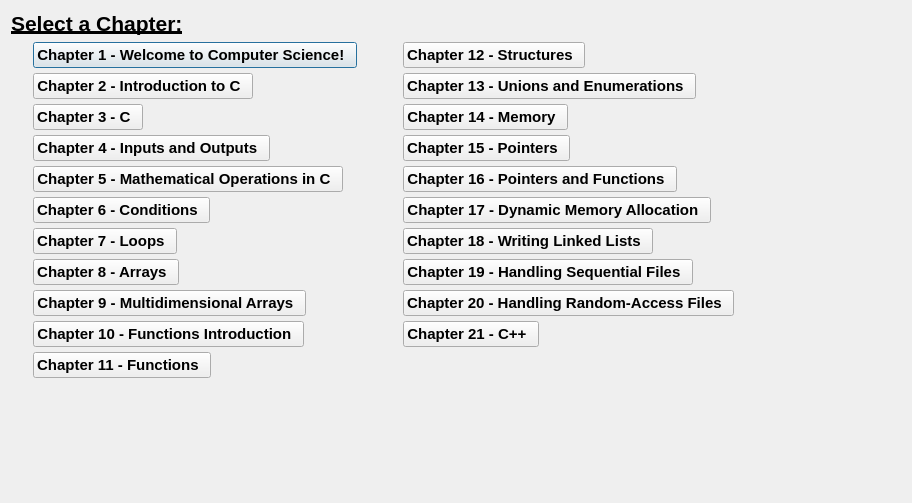
<?xml version="1.0" encoding="UTF-8"?>
<ui version="4.0">
 <class>ChapterMenu</class>
 <widget class="QDialog" name="ChapterMenu">
  <property name="geometry">
   <rect>
    <x>0</x>
    <y>0</y>
    <width>912</width>
    <height>503</height>
   </rect>
  </property>
  <property name="sizePolicy">
   <sizepolicy hsizetype="Preferred" vsizetype="Preferred">
    <horstretch>0</horstretch>
    <verstretch>0</verstretch>
   </sizepolicy>
  </property>
  <property name="windowTitle">
   <string>Dialog</string>
  </property>
  <layout class="QFormLayout" name="formLayout">
   <item row="3" column="0">
    <layout class="QVBoxLayout" name="verticalLayout_2">
     <property name="spacing">
      <number>5</number>
     </property>
     <property name="sizeConstraint">
      <enum>QLayout::SizeConstraint::SetMinimumSize</enum>
     </property>
     <property name="leftMargin">
      <number>22</number>
     </property>
     <property name="bottomMargin">
      <number>10</number>
     </property>
     <item>
      <widget class="QPushButton" name="ChapterBtn_1">
       <property name="enabled">
        <bool>true</bool>
       </property>
       <property name="sizePolicy">
        <sizepolicy hsizetype="Fixed" vsizetype="Fixed">
         <horstretch>0</horstretch>
         <verstretch>0</verstretch>
        </sizepolicy>
       </property>
       <property name="font">
        <font>
         <pointsize>11</pointsize>
         <bold>true</bold>
        </font>
       </property>
       <property name="contextMenuPolicy">
        <enum>Qt::ContextMenuPolicy::DefaultContextMenu</enum>
       </property>
       <property name="layoutDirection">
        <enum>Qt::LayoutDirection::LeftToRight</enum>
       </property>
       <property name="text">
        <string>Chapter 1 - Welcome to Computer Science!  </string>
       </property>
      </widget>
     </item>
     <item>
      <widget class="QPushButton" name="ChapterBtn_2">
       <property name="enabled">
        <bool>true</bool>
       </property>
       <property name="sizePolicy">
        <sizepolicy hsizetype="Fixed" vsizetype="Fixed">
         <horstretch>0</horstretch>
         <verstretch>0</verstretch>
        </sizepolicy>
       </property>
       <property name="font">
        <font>
         <pointsize>11</pointsize>
         <bold>true</bold>
        </font>
       </property>
       <property name="contextMenuPolicy">
        <enum>Qt::ContextMenuPolicy::DefaultContextMenu</enum>
       </property>
       <property name="layoutDirection">
        <enum>Qt::LayoutDirection::LeftToRight</enum>
       </property>
       <property name="text">
        <string>Chapter 2 - Introduction to C  </string>
       </property>
      </widget>
     </item>
     <item>
      <widget class="QPushButton" name="ChapterBtn_3">
       <property name="enabled">
        <bool>true</bool>
       </property>
       <property name="sizePolicy">
        <sizepolicy hsizetype="Fixed" vsizetype="Fixed">
         <horstretch>0</horstretch>
         <verstretch>0</verstretch>
        </sizepolicy>
       </property>
       <property name="font">
        <font>
         <pointsize>11</pointsize>
         <bold>true</bold>
        </font>
       </property>
       <property name="contextMenuPolicy">
        <enum>Qt::ContextMenuPolicy::DefaultContextMenu</enum>
       </property>
       <property name="layoutDirection">
        <enum>Qt::LayoutDirection::LeftToRight</enum>
       </property>
       <property name="text">
        <string>Chapter 3 - C  </string>
       </property>
      </widget>
     </item>
     <item>
      <widget class="QPushButton" name="ChapterBtn_4">
       <property name="enabled">
        <bool>true</bool>
       </property>
       <property name="sizePolicy">
        <sizepolicy hsizetype="Fixed" vsizetype="Fixed">
         <horstretch>0</horstretch>
         <verstretch>0</verstretch>
        </sizepolicy>
       </property>
       <property name="font">
        <font>
         <pointsize>11</pointsize>
         <bold>true</bold>
        </font>
       </property>
       <property name="contextMenuPolicy">
        <enum>Qt::ContextMenuPolicy::DefaultContextMenu</enum>
       </property>
       <property name="layoutDirection">
        <enum>Qt::LayoutDirection::LeftToRight</enum>
       </property>
       <property name="text">
        <string>Chapter 4 - Inputs and Outputs  </string>
       </property>
      </widget>
     </item>
     <item>
      <widget class="QPushButton" name="ChapterBtn_5">
       <property name="enabled">
        <bool>true</bool>
       </property>
       <property name="sizePolicy">
        <sizepolicy hsizetype="Fixed" vsizetype="Fixed">
         <horstretch>0</horstretch>
         <verstretch>0</verstretch>
        </sizepolicy>
       </property>
       <property name="font">
        <font>
         <pointsize>11</pointsize>
         <bold>true</bold>
        </font>
       </property>
       <property name="contextMenuPolicy">
        <enum>Qt::ContextMenuPolicy::DefaultContextMenu</enum>
       </property>
       <property name="layoutDirection">
        <enum>Qt::LayoutDirection::LeftToRight</enum>
       </property>
       <property name="text">
        <string>Chapter 5 - Mathematical Operations in C  </string>
       </property>
      </widget>
     </item>
     <item>
      <widget class="QPushButton" name="ChapterBtn_6">
       <property name="enabled">
        <bool>true</bool>
       </property>
       <property name="sizePolicy">
        <sizepolicy hsizetype="Fixed" vsizetype="Fixed">
         <horstretch>0</horstretch>
         <verstretch>0</verstretch>
        </sizepolicy>
       </property>
       <property name="font">
        <font>
         <pointsize>11</pointsize>
         <bold>true</bold>
        </font>
       </property>
       <property name="contextMenuPolicy">
        <enum>Qt::ContextMenuPolicy::DefaultContextMenu</enum>
       </property>
       <property name="layoutDirection">
        <enum>Qt::LayoutDirection::LeftToRight</enum>
       </property>
       <property name="text">
        <string>Chapter 6 - Conditions  </string>
       </property>
      </widget>
     </item>
     <item>
      <widget class="QPushButton" name="ChapterBtn_7">
       <property name="enabled">
        <bool>true</bool>
       </property>
       <property name="sizePolicy">
        <sizepolicy hsizetype="Fixed" vsizetype="Fixed">
         <horstretch>0</horstretch>
         <verstretch>0</verstretch>
        </sizepolicy>
       </property>
       <property name="font">
        <font>
         <pointsize>11</pointsize>
         <bold>true</bold>
        </font>
       </property>
       <property name="contextMenuPolicy">
        <enum>Qt::ContextMenuPolicy::DefaultContextMenu</enum>
       </property>
       <property name="layoutDirection">
        <enum>Qt::LayoutDirection::LeftToRight</enum>
       </property>
       <property name="text">
        <string>Chapter 7 - Loops  </string>
       </property>
      </widget>
     </item>
     <item>
      <widget class="QPushButton" name="ChapterBtn_8">
       <property name="enabled">
        <bool>true</bool>
       </property>
       <property name="sizePolicy">
        <sizepolicy hsizetype="Fixed" vsizetype="Fixed">
         <horstretch>0</horstretch>
         <verstretch>0</verstretch>
        </sizepolicy>
       </property>
       <property name="font">
        <font>
         <pointsize>11</pointsize>
         <bold>true</bold>
        </font>
       </property>
       <property name="contextMenuPolicy">
        <enum>Qt::ContextMenuPolicy::DefaultContextMenu</enum>
       </property>
       <property name="layoutDirection">
        <enum>Qt::LayoutDirection::LeftToRight</enum>
       </property>
       <property name="text">
        <string>Chapter 8 - Arrays  </string>
       </property>
      </widget>
     </item>
     <item>
      <widget class="QPushButton" name="ChapterBtn_9">
       <property name="enabled">
        <bool>true</bool>
       </property>
       <property name="sizePolicy">
        <sizepolicy hsizetype="Fixed" vsizetype="Fixed">
         <horstretch>0</horstretch>
         <verstretch>0</verstretch>
        </sizepolicy>
       </property>
       <property name="font">
        <font>
         <pointsize>11</pointsize>
         <bold>true</bold>
        </font>
       </property>
       <property name="contextMenuPolicy">
        <enum>Qt::ContextMenuPolicy::DefaultContextMenu</enum>
       </property>
       <property name="layoutDirection">
        <enum>Qt::LayoutDirection::LeftToRight</enum>
       </property>
       <property name="text">
        <string>Chapter 9 - Multidimensional Arrays  </string>
       </property>
      </widget>
     </item>
     <item>
      <widget class="QPushButton" name="ChapterBtn_10">
       <property name="enabled">
        <bool>true</bool>
       </property>
       <property name="sizePolicy">
        <sizepolicy hsizetype="Fixed" vsizetype="Fixed">
         <horstretch>0</horstretch>
         <verstretch>0</verstretch>
        </sizepolicy>
       </property>
       <property name="font">
        <font>
         <pointsize>11</pointsize>
         <bold>true</bold>
        </font>
       </property>
       <property name="contextMenuPolicy">
        <enum>Qt::ContextMenuPolicy::DefaultContextMenu</enum>
       </property>
       <property name="layoutDirection">
        <enum>Qt::LayoutDirection::LeftToRight</enum>
       </property>
       <property name="text">
        <string>Chapter 10 - Functions Introduction  </string>
       </property>
      </widget>
     </item>
     <item>
      <widget class="QPushButton" name="ChapterBtn_11">
       <property name="enabled">
        <bool>true</bool>
       </property>
       <property name="sizePolicy">
        <sizepolicy hsizetype="Fixed" vsizetype="Fixed">
         <horstretch>0</horstretch>
         <verstretch>0</verstretch>
        </sizepolicy>
       </property>
       <property name="font">
        <font>
         <pointsize>11</pointsize>
         <bold>true</bold>
        </font>
       </property>
       <property name="contextMenuPolicy">
        <enum>Qt::ContextMenuPolicy::DefaultContextMenu</enum>
       </property>
       <property name="layoutDirection">
        <enum>Qt::LayoutDirection::LeftToRight</enum>
       </property>
       <property name="text">
        <string>Chapter 11 - Functions  </string>
       </property>
      </widget>
     </item>
    </layout>
   </item>
   <item row="3" column="1">
    <layout class="QVBoxLayout" name="verticalLayout">
     <property name="spacing">
      <number>5</number>
     </property>
     <property name="leftMargin">
      <number>40</number>
     </property>
     <property name="bottomMargin">
      <number>9</number>
     </property>
     <item>
      <widget class="QPushButton" name="ChapterBtn_12">
       <property name="enabled">
        <bool>true</bool>
       </property>
       <property name="sizePolicy">
        <sizepolicy hsizetype="Fixed" vsizetype="Fixed">
         <horstretch>0</horstretch>
         <verstretch>2</verstretch>
        </sizepolicy>
       </property>
       <property name="font">
        <font>
         <pointsize>11</pointsize>
         <bold>true</bold>
        </font>
       </property>
       <property name="contextMenuPolicy">
        <enum>Qt::ContextMenuPolicy::DefaultContextMenu</enum>
       </property>
       <property name="layoutDirection">
        <enum>Qt::LayoutDirection::LeftToRight</enum>
       </property>
       <property name="text">
        <string>Chapter 12 - Structures  </string>
       </property>
      </widget>
     </item>
     <item>
      <widget class="QPushButton" name="ChapterBtn_13">
       <property name="enabled">
        <bool>true</bool>
       </property>
       <property name="sizePolicy">
        <sizepolicy hsizetype="Fixed" vsizetype="Fixed">
         <horstretch>0</horstretch>
         <verstretch>2</verstretch>
        </sizepolicy>
       </property>
       <property name="font">
        <font>
         <pointsize>11</pointsize>
         <bold>true</bold>
        </font>
       </property>
       <property name="contextMenuPolicy">
        <enum>Qt::ContextMenuPolicy::DefaultContextMenu</enum>
       </property>
       <property name="layoutDirection">
        <enum>Qt::LayoutDirection::LeftToRight</enum>
       </property>
       <property name="text">
        <string>Chapter 13 - Unions and Enumerations  </string>
       </property>
      </widget>
     </item>
     <item>
      <widget class="QPushButton" name="ChapterBtn_14">
       <property name="enabled">
        <bool>true</bool>
       </property>
       <property name="sizePolicy">
        <sizepolicy hsizetype="Fixed" vsizetype="Fixed">
         <horstretch>0</horstretch>
         <verstretch>2</verstretch>
        </sizepolicy>
       </property>
       <property name="font">
        <font>
         <pointsize>11</pointsize>
         <bold>true</bold>
        </font>
       </property>
       <property name="contextMenuPolicy">
        <enum>Qt::ContextMenuPolicy::DefaultContextMenu</enum>
       </property>
       <property name="layoutDirection">
        <enum>Qt::LayoutDirection::LeftToRight</enum>
       </property>
       <property name="text">
        <string>Chapter 14 - Memory  </string>
       </property>
      </widget>
     </item>
     <item>
      <widget class="QPushButton" name="ChapterBtn_15">
       <property name="enabled">
        <bool>true</bool>
       </property>
       <property name="sizePolicy">
        <sizepolicy hsizetype="Fixed" vsizetype="Fixed">
         <horstretch>0</horstretch>
         <verstretch>2</verstretch>
        </sizepolicy>
       </property>
       <property name="font">
        <font>
         <pointsize>11</pointsize>
         <bold>true</bold>
        </font>
       </property>
       <property name="contextMenuPolicy">
        <enum>Qt::ContextMenuPolicy::DefaultContextMenu</enum>
       </property>
       <property name="layoutDirection">
        <enum>Qt::LayoutDirection::LeftToRight</enum>
       </property>
       <property name="text">
        <string>Chapter 15 - Pointers  </string>
       </property>
      </widget>
     </item>
     <item>
      <widget class="QPushButton" name="ChapterBtn_16">
       <property name="enabled">
        <bool>true</bool>
       </property>
       <property name="sizePolicy">
        <sizepolicy hsizetype="Fixed" vsizetype="Fixed">
         <horstretch>0</horstretch>
         <verstretch>2</verstretch>
        </sizepolicy>
       </property>
       <property name="font">
        <font>
         <pointsize>11</pointsize>
         <bold>true</bold>
        </font>
       </property>
       <property name="contextMenuPolicy">
        <enum>Qt::ContextMenuPolicy::DefaultContextMenu</enum>
       </property>
       <property name="layoutDirection">
        <enum>Qt::LayoutDirection::LeftToRight</enum>
       </property>
       <property name="text">
        <string>Chapter 16 - Pointers and Functions  </string>
       </property>
      </widget>
     </item>
     <item>
      <widget class="QPushButton" name="ChapterBtn_17">
       <property name="enabled">
        <bool>true</bool>
       </property>
       <property name="sizePolicy">
        <sizepolicy hsizetype="Fixed" vsizetype="Fixed">
         <horstretch>0</horstretch>
         <verstretch>2</verstretch>
        </sizepolicy>
       </property>
       <property name="font">
        <font>
         <pointsize>11</pointsize>
         <bold>true</bold>
        </font>
       </property>
       <property name="contextMenuPolicy">
        <enum>Qt::ContextMenuPolicy::DefaultContextMenu</enum>
       </property>
       <property name="layoutDirection">
        <enum>Qt::LayoutDirection::LeftToRight</enum>
       </property>
       <property name="text">
        <string>Chapter 17 - Dynamic Memory Allocation  </string>
       </property>
      </widget>
     </item>
     <item>
      <widget class="QPushButton" name="ChapterBtn_18">
       <property name="enabled">
        <bool>true</bool>
       </property>
       <property name="sizePolicy">
        <sizepolicy hsizetype="Fixed" vsizetype="Fixed">
         <horstretch>0</horstretch>
         <verstretch>2</verstretch>
        </sizepolicy>
       </property>
       <property name="font">
        <font>
         <pointsize>11</pointsize>
         <bold>true</bold>
        </font>
       </property>
       <property name="contextMenuPolicy">
        <enum>Qt::ContextMenuPolicy::DefaultContextMenu</enum>
       </property>
       <property name="layoutDirection">
        <enum>Qt::LayoutDirection::LeftToRight</enum>
       </property>
       <property name="text">
        <string>Chapter 18 - Writing Linked Lists  </string>
       </property>
      </widget>
     </item>
     <item>
      <widget class="QPushButton" name="ChapterBtn_19">
       <property name="enabled">
        <bool>true</bool>
       </property>
       <property name="sizePolicy">
        <sizepolicy hsizetype="Fixed" vsizetype="Fixed">
         <horstretch>0</horstretch>
         <verstretch>2</verstretch>
        </sizepolicy>
       </property>
       <property name="font">
        <font>
         <pointsize>11</pointsize>
         <bold>true</bold>
        </font>
       </property>
       <property name="contextMenuPolicy">
        <enum>Qt::ContextMenuPolicy::DefaultContextMenu</enum>
       </property>
       <property name="layoutDirection">
        <enum>Qt::LayoutDirection::LeftToRight</enum>
       </property>
       <property name="text">
        <string>Chapter 19 - Handling Sequential Files  </string>
       </property>
      </widget>
     </item>
     <item>
      <widget class="QPushButton" name="ChapterBtn_20">
       <property name="enabled">
        <bool>true</bool>
       </property>
       <property name="sizePolicy">
        <sizepolicy hsizetype="Fixed" vsizetype="Fixed">
         <horstretch>0</horstretch>
         <verstretch>2</verstretch>
        </sizepolicy>
       </property>
       <property name="font">
        <font>
         <pointsize>11</pointsize>
         <bold>true</bold>
        </font>
       </property>
       <property name="contextMenuPolicy">
        <enum>Qt::ContextMenuPolicy::DefaultContextMenu</enum>
       </property>
       <property name="layoutDirection">
        <enum>Qt::LayoutDirection::LeftToRight</enum>
       </property>
       <property name="text">
        <string>Chapter 20 - Handling Random-Access Files  </string>
       </property>
      </widget>
     </item>
     <item>
      <widget class="QPushButton" name="ChapterBtn_21">
       <property name="enabled">
        <bool>true</bool>
       </property>
       <property name="sizePolicy">
        <sizepolicy hsizetype="Fixed" vsizetype="Fixed">
         <horstretch>0</horstretch>
         <verstretch>2</verstretch>
        </sizepolicy>
       </property>
       <property name="font">
        <font>
         <pointsize>11</pointsize>
         <bold>true</bold>
        </font>
       </property>
       <property name="contextMenuPolicy">
        <enum>Qt::ContextMenuPolicy::DefaultContextMenu</enum>
       </property>
       <property name="layoutDirection">
        <enum>Qt::LayoutDirection::LeftToRight</enum>
       </property>
       <property name="text">
        <string>Chapter 21 - C++  </string>
       </property>
      </widget>
     </item>
    </layout>
   </item>
   <item row="1" column="0">
    <widget class="QLabel" name="SelectAChapter">
     <property name="text">
      <string>&lt;html&gt;&lt;head/&gt;&lt;body&gt;&lt;p&gt;&lt;span style=&quot; font-size:16pt; font-weight:700; text-decoration: underline;&quot;&gt;Select a Chapter:&lt;/span&gt;&lt;span style=&quot; font-size:16pt; font-weight:700;&quot;/&gt;&lt;/p&gt;&lt;/body&gt;&lt;/html&gt;</string>
     </property>
    </widget>
   </item>
  </layout>
 </widget>
 <resources/>
 <connections/>
</ui>
